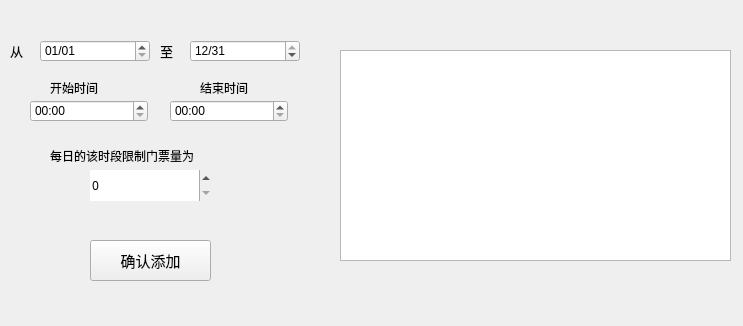
<?xml version="1.0" encoding="UTF-8"?>
<ui version="4.0">
 <class>timelim</class>
 <widget class="QMainWindow" name="timelim">
  <property name="geometry">
   <rect>
    <x>0</x>
    <y>0</y>
    <width>743</width>
    <height>326</height>
   </rect>
  </property>
  <property name="windowTitle">
   <string>修改时间</string>
  </property>
  <widget class="QWidget" name="centralwidget">
   <widget class="QLabel" name="label_3">
    <property name="geometry">
     <rect>
      <x>50</x>
      <y>130</y>
      <width>181</width>
      <height>51</height>
     </rect>
    </property>
    <property name="font">
     <font>
      <family>微软雅黑</family>
      <pointsize>9</pointsize>
     </font>
    </property>
    <property name="text">
     <string>每日的该时段限制门票量为</string>
    </property>
   </widget>
   <widget class="QLabel" name="label_4">
    <property name="geometry">
     <rect>
      <x>10</x>
      <y>40</y>
      <width>31</width>
      <height>21</height>
     </rect>
    </property>
    <property name="font">
     <font>
      <family>微软雅黑</family>
      <pointsize>10</pointsize>
     </font>
    </property>
    <property name="text">
     <string>从</string>
    </property>
   </widget>
   <widget class="QLabel" name="label_5">
    <property name="geometry">
     <rect>
      <x>160</x>
      <y>40</y>
      <width>72</width>
      <height>21</height>
     </rect>
    </property>
    <property name="font">
     <font>
      <family>微软雅黑</family>
      <pointsize>10</pointsize>
     </font>
    </property>
    <property name="text">
     <string>至</string>
    </property>
   </widget>
   <widget class="QPushButton" name="addtimelim">
    <property name="geometry">
     <rect>
      <x>90</x>
      <y>240</y>
      <width>121</width>
      <height>41</height>
     </rect>
    </property>
    <property name="font">
     <font>
      <family>微软雅黑</family>
      <pointsize>11</pointsize>
     </font>
    </property>
    <property name="text">
     <string>确认添加</string>
    </property>
   </widget>
   <widget class="QSpinBox" name="ticketnum">
    <property name="geometry">
     <rect>
      <x>90</x>
      <y>170</y>
      <width>121</width>
      <height>31</height>
     </rect>
    </property>
    <property name="font">
     <font>
      <family>微软雅黑</family>
     </font>
    </property>
    <property name="frame">
     <bool>false</bool>
    </property>
    <property name="accelerated">
     <bool>true</bool>
    </property>
    <property name="minimum">
     <number>0</number>
    </property>
    <property name="maximum">
     <number>999999</number>
    </property>
    <property name="singleStep">
     <number>100</number>
    </property>
    <property name="value">
     <number>0</number>
    </property>
    <property name="displayIntegerBase">
     <number>10</number>
    </property>
   </widget>
   <widget class="QListWidget" name="time_list">
    <property name="geometry">
     <rect>
      <x>340</x>
      <y>50</y>
      <width>391</width>
      <height>211</height>
     </rect>
    </property>
   </widget>
   <widget class="QDateEdit" name="datesta">
    <property name="geometry">
     <rect>
      <x>40</x>
      <y>40</y>
      <width>110</width>
      <height>22</height>
     </rect>
    </property>
    <property name="maximumDateTime">
     <datetime>
      <hour>23</hour>
      <minute>59</minute>
      <second>59</second>
      <year>2017</year>
      <month>12</month>
      <day>31</day>
     </datetime>
    </property>
    <property name="minimumDateTime">
     <datetime>
      <hour>0</hour>
      <minute>0</minute>
      <second>0</second>
      <year>2017</year>
      <month>1</month>
      <day>1</day>
     </datetime>
    </property>
    <property name="displayFormat">
     <string>MM/dd</string>
    </property>
   </widget>
   <widget class="QTimeEdit" name="timesta">
    <property name="geometry">
     <rect>
      <x>30</x>
      <y>100</y>
      <width>118</width>
      <height>22</height>
     </rect>
    </property>
    <property name="displayFormat">
     <string>HH:mm</string>
    </property>
   </widget>
   <widget class="QTimeEdit" name="timeed">
    <property name="geometry">
     <rect>
      <x>170</x>
      <y>100</y>
      <width>118</width>
      <height>22</height>
     </rect>
    </property>
    <property name="displayFormat">
     <string>HH:mm</string>
    </property>
   </widget>
   <widget class="QLabel" name="label">
    <property name="geometry">
     <rect>
      <x>50</x>
      <y>80</y>
      <width>72</width>
      <height>15</height>
     </rect>
    </property>
    <property name="text">
     <string>开始时间</string>
    </property>
   </widget>
   <widget class="QLabel" name="label_2">
    <property name="geometry">
     <rect>
      <x>200</x>
      <y>80</y>
      <width>72</width>
      <height>15</height>
     </rect>
    </property>
    <property name="text">
     <string>结束时间</string>
    </property>
   </widget>
   <widget class="QDateEdit" name="dateed">
    <property name="geometry">
     <rect>
      <x>190</x>
      <y>40</y>
      <width>110</width>
      <height>22</height>
     </rect>
    </property>
    <property name="maximumDateTime">
     <datetime>
      <hour>23</hour>
      <minute>59</minute>
      <second>59</second>
      <year>2017</year>
      <month>12</month>
      <day>31</day>
     </datetime>
    </property>
    <property name="minimumDateTime">
     <datetime>
      <hour>0</hour>
      <minute>0</minute>
      <second>0</second>
      <year>2017</year>
      <month>1</month>
      <day>1</day>
     </datetime>
    </property>
    <property name="displayFormat">
     <string>MM/dd</string>
    </property>
    <property name="date">
     <date>
      <year>2017</year>
      <month>12</month>
      <day>31</day>
     </date>
    </property>
   </widget>
  </widget>
 </widget>
 <resources/>
 <connections/>
</ui>
